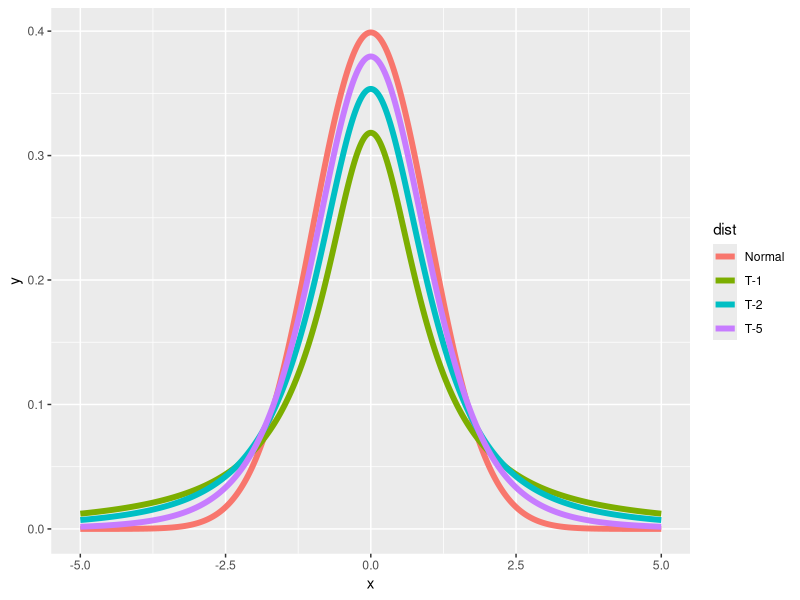

Generate this figure with R:
## ---- chunk 1
library(ggplot2)
knitr::opts_chunk$set(echo = TRUE)
## ---- chunk 2
k <- 1000
df <- 1
xvals <- seq(-5, 5, length = k)
d <- data.frame(y = c(dnorm(xvals), dt(xvals, 1), dt(xvals, 2), dt(xvals, 5)),
                x = xvals,
                dist = factor(rep(c("Normal", "T-1", "T-2", "T-5"), c(k,k,k,k))))


g <- ggplot(d, aes(x = x, y = y))
g <- g + geom_line(size = 2, aes(color = dist))
g

